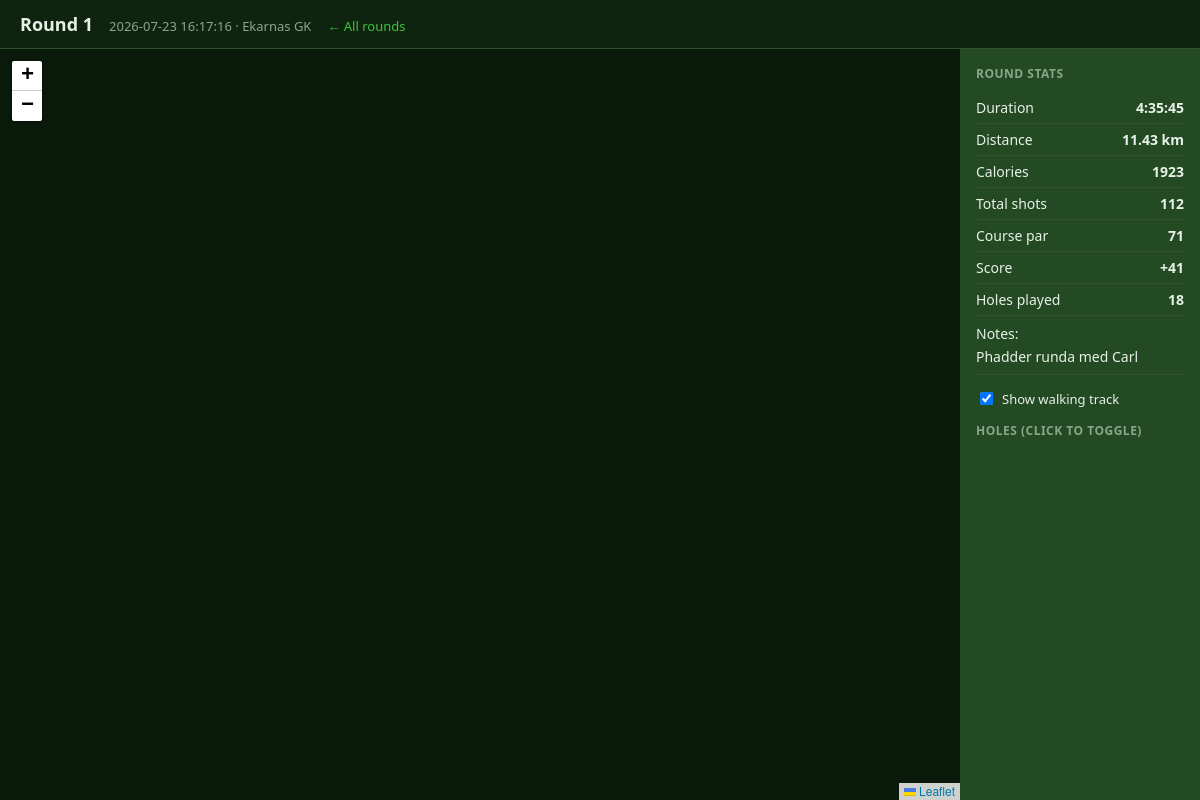
The page /round/1 on the database its author committed.
### tables this page shows
CREATE TABLE rounds (
    id           INTEGER PRIMARY KEY AUTOINCREMENT,
    course_name  TEXT,
    start_time   TEXT NOT NULL,
    time_seconds REAL,
    distance_m   REAL,
    calories     INTEGER,
    sport        TEXT,
    notes        TEXT,
    imported_at  TEXT DEFAULT (datetime('now'))
);

### app.py (the view)
@app.route("/round/<int:round_id>")
def view_round(round_id):
    rnd = db.get_round(round_id)
    if rnd is None:
        abort(404)
    holes = db.get_hole_summary(round_id)
    return render_template("round.html", rnd=rnd, holes=holes)

### app.py (called while the page is built)
@app.template_filter("duration")
def fmt_duration(seconds):
    if seconds is None:
        return "—"
    s = int(seconds)
    h, rem = divmod(s, 3600)
    m, s = divmod(rem, 60)
    return f"{h}:{m:02d}:{s:02d}" if h else f"{m}:{s:02d}"

@app.template_filter("km")
def fmt_km(meters):
    if meters is None:
        return "—"
    return f"{meters / 1000:.2f} km"

### db.py (called while the page is built)
def get_db():
    conn = sqlite3.connect(DB_PATH)
    conn.row_factory = sqlite3.Row
    conn.execute("PRAGMA foreign_keys = ON")
    return conn

def get_round(round_id):
    with get_db() as conn:
        row = conn.execute("SELECT * FROM rounds WHERE id = ?", (round_id,)).fetchone()
        return dict(row) if row else None

### templates/round.html (shortened to what this page needs)
<!doctype html>
<html lang="en">
<head>
<link rel="stylesheet" href="https://unpkg.com/leaflet@1.9.4/dist/leaflet.css"
>
</head>
<body>
<header>
  <h1>Round {{ rnd['id'] }}</h1>
  <div class="meta">
    {{ rnd['start_time'] }}
    {% if rnd['course_name'] %} · {{ rnd['course_name'] }}{% endif %}
  </div>
  <a href="{{ url_for('index') }}">← All rounds</a>
</header>
<div class="container">
  <div id="map"></div>
  <aside>
    <h2>Round Stats</h2>
    <div class="stat"><span>Duration</span><span class="v">{{ rnd['time_seconds']|duration }}</span></div>
    <div class="stat"><span>Distance</span><span class="v">{{ rnd['distance_m']|km }}</span></div>
    <div class="stat"><span>Calories</span><span class="v">{{ rnd['calories'] or '—' }}</span></div>
    {% set total_strokes = holes|map(attribute='strokes')|select|sum %}
    {% set total_par = holes|map(attribute='par')|select|sum %}
    {% set total_to_par = total_strokes - total_par if total_par else None %}
    <div class="stat"><span>Total shots</span><span class="v">{{ total_strokes }}</span></div>
    {% if total_par %}
      <div class="stat"><span>Course par</span><span class="v">{{ total_par }}</span></div>
      <div class="stat"><span>Score</span><span class="v">
        {% if total_to_par == 0 %}E
        {% elif total_to_par > 0 %}+{{ total_to_par }}
        {% else %}{{ total_to_par }}{% endif %}
      </span></div>
    {% endif %}
    <div class="stat"><span>Holes played</span><span class="v">{{ holes|length }}</span></div>
    {% if rnd['notes'] %}
    <div class="notes">
      <span class="label">Notes:</span>
      <span class="body">{{ rnd['notes'] }}</span>
    </div>
    {% endif %}
    <div class="controls">
      <label><input type="checkbox" id="toggle-track" checked> Show walking track</label>
    </div>
    <div class="holes">
      <h2>Holes (click to toggle)</h2>
    </div>
  </aside>
</div>
</body>
</html>

### templates/round.html (style rules this page uses)
:root { --bg: #1a3a1a; --fg: #e8f1e8; --muted: #8aa68a; --accent: #40c040; --card: #234a23; }
* { box-sizing: border-box; }
html, body { height: 100%; margin: 0; }
body { font: 14px system-ui, sans-serif; background: var(--bg); color: var(--fg); display: flex; flex-direction: column; }
header { padding: 12px 20px; background: #0f240f; border-bottom: 1px solid #305030; display: flex; align-items: baseline; gap: 16px; flex-wrap: wrap; }
header h1 { margin: 0; font-size: 18px; }
header .meta { color: var(--muted); font-size: 13px; }
header a { color: var(--accent); text-decoration: none; font-size: 13px; }
.container { display: flex; flex: 1; min-height: 0; }
#map { flex: 1; background: #0a1a0a; }
aside { width: 240px; background: var(--card); padding: 16px; overflow-y: auto; }
aside h2 { margin: 0 0 10px; font-size: 12px; color: var(--muted); text-transform: uppercase; letter-spacing: 0.5px; }
.stat { display: flex; justify-content: space-between; padding: 6px 0; border-bottom: 1px solid #305030; }
.stat .v { font-weight: 600; }
.notes { padding: 8px 0; border-bottom: 1px solid #305030; }
.notes .label { display: block; margin-bottom: 4px; }
.notes .body { color: var(--fg); white-space: pre-wrap; }
.holes { margin-top: 14px; }
.controls { margin-top: 14px; display: flex; gap: 8px; flex-wrap: wrap; }
.controls label { display: flex; align-items: center; gap: 6px; font-size: 13px; }

### rows shown on the page
rounds: id "1", start_time "2026-07-23 16:17:16", course_name "Ekarnas GK", time_seconds|duration "4:35:45", distance_m|km "11.43 km", calories "1923", notes "Phadder runda med Carl"

### other values the page prints
{{ total_strokes }} "112"
{{ total_par }} "71"
{{ total_to_par }} "41"
{{ holes|length }} "18"
